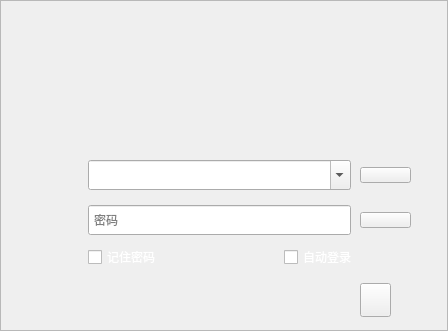
<?xml version="1.0" encoding="UTF-8"?>
<ui version="4.0">
 <class>LoginUI</class>
 <widget class="QWidget" name="LoginUI">
  <property name="geometry">
   <rect>
    <x>0</x>
    <y>0</y>
    <width>448</width>
    <height>331</height>
   </rect>
  </property>
  <property name="sizePolicy">
   <sizepolicy hsizetype="Preferred" vsizetype="Preferred">
    <horstretch>0</horstretch>
    <verstretch>0</verstretch>
   </sizepolicy>
  </property>
  <property name="windowTitle">
   <string>登录</string>
  </property>
  <property name="windowIcon">
   <iconset>
    <normaloff>:/GPSWorld/Resources/image/EBIM.ico</normaloff>:/GPSWorld/Resources/image/EBIM.ico</iconset>
  </property>
  <layout class="QVBoxLayout" name="verticalLayout">
   <property name="spacing">
    <number>0</number>
   </property>
   <property name="leftMargin">
    <number>0</number>
   </property>
   <property name="topMargin">
    <number>0</number>
   </property>
   <property name="rightMargin">
    <number>0</number>
   </property>
   <property name="bottomMargin">
    <number>0</number>
   </property>
   <item>
    <widget class="QFrame" name="fameBack">
     <property name="styleSheet">
      <string notr="true">QFrame#fameBack
{
background-image: url(:/Login/Resources/login/background.png);
}

</string>
     </property>
     <property name="frameShape">
      <enum>QFrame::StyledPanel</enum>
     </property>
     <property name="frameShadow">
      <enum>QFrame::Raised</enum>
     </property>
     <property name="lineWidth">
      <number>1</number>
     </property>
     <widget class="QComboBox" name="comb_usrName">
      <property name="geometry">
       <rect>
        <x>88</x>
        <y>160</y>
        <width>263</width>
        <height>30</height>
       </rect>
      </property>
      <property name="sizePolicy">
       <sizepolicy hsizetype="Fixed" vsizetype="Fixed">
        <horstretch>0</horstretch>
        <verstretch>0</verstretch>
       </sizepolicy>
      </property>
      <property name="autoFillBackground">
       <bool>false</bool>
      </property>
      <property name="styleSheet">
       <string notr="true">QComboBox#comb_usrName::hover{
	border-top-color: qlineargradient(spread:pad, x1:0.534, y1:1, x2:0.545, y2:0, stop:0 rgba(36, 132, 238, 255), stop:0.982955 rgba(143, 192, 255, 0));
	border-right-color: qlineargradient(spread:pad, x1:0, y1:0.506, x2:1, y2:0.511364, stop:0 rgba(36, 132, 238, 255), stop:0.982955 rgba(143, 192, 255, 0));
	border-bottom-color: qlineargradient(spread:pad, x1:0.517, y1:0, x2:0.5, y2:1, stop:0 rgba(36, 132, 238, 255), stop:0.982955 rgba(143, 192, 255, 0));
	border-left-color: qlineargradient(spread:pad, x1:1, y1:0.579545, x2:0, y2:0.574, stop:0 rgba(36, 132, 238, 255), stop:0.982955 rgba(143, 192, 255, 0));
}  

QComboBox#comb_usrName{
	border-top-color: qlineargradient(spread:pad, x1:0.471273, y1:0.71, x2:0.483, y2:0, stop:0 rgba(191, 191, 191, 255), stop:0.982955 rgba(143, 192, 255, 0));
	border-right-color: qlineargradient(spread:pad, x1:0.301, y1:0.510682, x2:1, y2:0.522, stop:0 rgba(191, 191, 191, 255), stop:0.982955 rgba(143, 192, 255, 0));
	border-bottom-color: qlineargradient(spread:pad, x1:0.523, y1:0.294455, x2:0.528, y2:1, stop:0 rgba(191, 191, 191, 255), stop:0.982955 rgba(143, 192, 255, 0));
	border-left-color: qlineargradient(spread:pad, x1:0.682091, y1:0.544, x2:0, y2:0.557, stop:0 rgba(191, 191, 191, 255), stop:0.982955 rgba(143, 192, 255, 0));
} </string>
      </property>
      <property name="editable">
       <bool>true</bool>
      </property>
     </widget>
     <widget class="QLineEdit" name="lineEdit_pwd">
      <property name="geometry">
       <rect>
        <x>88</x>
        <y>205</y>
        <width>263</width>
        <height>30</height>
       </rect>
      </property>
      <property name="styleSheet">
       <string notr="true">QLineEdit#lineEdit_pwd::hover{
	border-top-color: qlineargradient(spread:pad, x1:0.534, y1:1, x2:0.545, y2:0, stop:0 rgba(36, 132, 238, 255), stop:0.982955 rgba(143, 192, 255, 0));
	border-right-color: qlineargradient(spread:pad, x1:0, y1:0.506, x2:1, y2:0.511364, stop:0 rgba(36, 132, 238, 255), stop:0.982955 rgba(143, 192, 255, 0));
	border-bottom-color: qlineargradient(spread:pad, x1:0.517, y1:0, x2:0.5, y2:1, stop:0 rgba(36, 132, 238, 255), stop:0.982955 rgba(143, 192, 255, 0));
	border-left-color: qlineargradient(spread:pad, x1:1, y1:0.579545, x2:0, y2:0.574, stop:0 rgba(36, 132, 238, 255), stop:0.982955 rgba(143, 192, 255, 0));
}  

QLineEdit#lineEdit_pwd{
	border-top-color: qlineargradient(spread:pad, x1:0.471273, y1:0.71, x2:0.483, y2:0, stop:0 rgba(191, 191, 191, 255), stop:0.982955 rgba(143, 192, 255, 0));
	border-right-color: qlineargradient(spread:pad, x1:0.301, y1:0.510682, x2:1, y2:0.522, stop:0 rgba(191, 191, 191, 255), stop:0.982955 rgba(143, 192, 255, 0));
	border-bottom-color: qlineargradient(spread:pad, x1:0.523, y1:0.294455, x2:0.528, y2:1, stop:0 rgba(191, 191, 191, 255), stop:0.982955 rgba(143, 192, 255, 0));
	border-left-color: qlineargradient(spread:pad, x1:0.682091, y1:0.544, x2:0, y2:0.557, stop:0 rgba(191, 191, 191, 255), stop:0.982955 rgba(143, 192, 255, 0));
	padding-left:3px;
	padding-right: 25px;
	font: 9pt &quot;Meiryo&quot;;
}  
</string>
      </property>
      <property name="inputMask">
       <string/>
      </property>
      <property name="text">
       <string/>
      </property>
      <property name="echoMode">
       <enum>QLineEdit::Password</enum>
      </property>
      <property name="placeholderText">
       <string>密码</string>
      </property>
     </widget>
     <widget class="QPushButton" name="btn_login">
      <property name="geometry">
       <rect>
        <x>88</x>
        <y>273</y>
        <width>263</width>
        <height>36</height>
       </rect>
      </property>
      <property name="styleSheet">
       <string notr="true">QPushButton#btn_login:hover{
border-image: url(:/Login/Resources/login/button_login_hover.png);
}

QPushButton#btn_login:pressed{
border-image: url(:/Login/Resources/login/button_login_down.png);
}

QPushButton#btn_login{
border-image: url(:/Login/Resources/login/button_login_normal.png);
}
</string>
      </property>
      <property name="text">
       <string/>
      </property>
      <property name="iconSize">
       <size>
        <width>263</width>
        <height>36</height>
       </size>
      </property>
      <property name="flat">
       <bool>true</bool>
      </property>
     </widget>
     <widget class="QPushButton" name="btn_min">
      <property name="geometry">
       <rect>
        <x>388</x>
        <y>0</y>
        <width>30</width>
        <height>30</height>
       </rect>
      </property>
      <property name="styleSheet">
       <string notr="true">QPushButton#btn_min:hover{
border-image: url(:/Login/Resources/login/min_hover.png);
}

QPushButton#btn_min:pressed{
border-image: url(:/Login/Resources/login/min_close.png);
}

QPushButton#btn_min{
border-image: url(:/Login/Resources/login/min_normal.png);
}
</string>
      </property>
      <property name="text">
       <string/>
      </property>
      <property name="iconSize">
       <size>
        <width>39</width>
        <height>20</height>
       </size>
      </property>
      <property name="flat">
       <bool>true</bool>
      </property>
     </widget>
     <widget class="QPushButton" name="btn_close">
      <property name="geometry">
       <rect>
        <x>418</x>
        <y>0</y>
        <width>30</width>
        <height>30</height>
       </rect>
      </property>
      <property name="styleSheet">
       <string notr="true">QPushButton#btn_close:hover{
border-image: url(:/Login/Resources/login/close_hover.png);
}

QPushButton#btn_close:pressed{
border-image: url(:/Login/Resources/login/close_click.png);
}

QPushButton#btn_close{
border-image: url(:/Login/Resources/login/close_normal.png);
}</string>
      </property>
      <property name="text">
       <string/>
      </property>
      <property name="icon">
       <iconset>
        <normaloff>:/Resources/login/btn_close_normal.png</normaloff>:/Resources/login/btn_close_normal.png</iconset>
      </property>
      <property name="iconSize">
       <size>
        <width>39</width>
        <height>20</height>
       </size>
      </property>
      <property name="flat">
       <bool>true</bool>
      </property>
     </widget>
     <widget class="QCheckBox" name="checkbox_remeberPassword">
      <property name="geometry">
       <rect>
        <x>88</x>
        <y>249</y>
        <width>71</width>
        <height>16</height>
       </rect>
      </property>
      <property name="autoFillBackground">
       <bool>false</bool>
      </property>
      <property name="styleSheet">
       <string notr="true">QCheckBox#checkbox_remeberPassword::indicator{
width:15px;
height:15px;
border-image: url(:/Login/Resources/login/checkbox_normal.png);
}


QCheckBox#checkbox_remeberPassword::indicator:hover:unchecked{
border-image: url(:/Login/Resources/login/checkbox_hover.png)
}

QCheckBox#checkbox_remeberPassword::indicator:checked{
	border-image: url(:/Login/Resources/login/checkbox_checked.png);
}
QCheckBox#checkbox_remeberPassword::indicator:hover:checked{
	border-image: url(:/Login/Resources/login/checkbox_hold.png);
}

QCheckBox#checkbox_remeberPassword { color: white }
</string>
      </property>
      <property name="text">
       <string>记住密码</string>
      </property>
     </widget>
     <widget class="QCheckBox" name="checkbox_autoLogin">
      <property name="geometry">
       <rect>
        <x>284</x>
        <y>249</y>
        <width>71</width>
        <height>16</height>
       </rect>
      </property>
      <property name="styleSheet">
       <string notr="true">QCheckBox#checkbox_autoLogin::indicator{
width:15px;
height:15px;
border-image: url(:/Login/Resources/login/checkbox_normal.png);
}

QCheckBox#checkbox_autoLogin::indicator:hover:unchecked{
border-image: url(:/Login/Resources/login/checkbox_hover.png)
}

QCheckBox#checkbox_autoLogin::indicator:checked{
	border-image: url(:/Login/Resources/login/checkbox_checked.png);
}
QCheckBox#checkbox_autoLogin::indicator:hover:checked{
	border-image: url(:/Login/Resources/login/checkbox_hold.png);
}

QCheckBox#checkbox_autoLogin { color: white }</string>
      </property>
      <property name="text">
       <string>自动登录</string>
      </property>
     </widget>
     <widget class="QPushButton" name="btn_register">
      <property name="geometry">
       <rect>
        <x>360</x>
        <y>167</y>
        <width>51</width>
        <height>16</height>
       </rect>
      </property>
      <property name="styleSheet">
       <string notr="true">QPushButton#btn_register:hover{
border-image: url(:/Login/Resources/login/register_hover.png);
}

QPushButton#btn_register:pressed{
border-image: url(:/Login/Resources/login/register_press.png);
}

QPushButton#btn_register{
border-image: url(:/Login/Resources/login/register_pressnormal.png);
}</string>
      </property>
      <property name="text">
       <string/>
      </property>
      <property name="iconSize">
       <size>
        <width>51</width>
        <height>16</height>
       </size>
      </property>
     </widget>
     <widget class="QPushButton" name="btn_findPassword">
      <property name="geometry">
       <rect>
        <x>360</x>
        <y>212</y>
        <width>51</width>
        <height>16</height>
       </rect>
      </property>
      <property name="styleSheet">
       <string notr="true">QPushButton#btn_findPassword:hover{
border-image: url(:/Login/Resources/login/findpassword_hover.png);
}

QPushButton#btn_findPassword:pressed{
border-image: url(:/Login/Resources/login/findpassword_press.png);
}

QPushButton#btn_findPassword{
border-image: url(:/Login/Resources/login/findpassword_normal.png);
}



</string>
      </property>
      <property name="text">
       <string/>
      </property>
      <property name="iconSize">
       <size>
        <width>51</width>
        <height>16</height>
       </size>
      </property>
     </widget>
     <widget class="QPushButton" name="btn_setting">
      <property name="geometry">
       <rect>
        <x>360</x>
        <y>283</y>
        <width>31</width>
        <height>34</height>
       </rect>
      </property>
      <property name="styleSheet">
       <string notr="true">QPushButton#btn_setting:hover{
border-image: url(:/Login/Resources/login/btn_set_hover.png);
}

QPushButton#btn_setting:pressed{
border-image: url(:/Login/Resources/login/btn_set_press.png);
}

QPushButton#btn_setting{
border-image: url(:/Login/Resources/login/btn_set_hover.png);
}</string>
      </property>
      <property name="text">
       <string/>
      </property>
      <property name="iconSize">
       <size>
        <width>31</width>
        <height>34</height>
       </size>
      </property>
     </widget>
    </widget>
   </item>
  </layout>
 </widget>
 <layoutdefault spacing="6" margin="11"/>
 <resources>
  <include location="GPSWorld.qrc"/>
 </resources>
 <connections/>
</ui>
